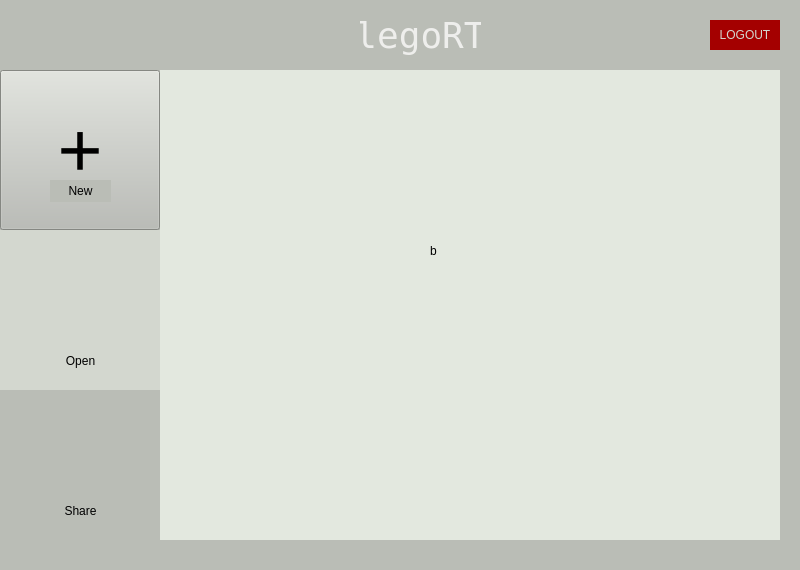
<?xml version="1.0" encoding="UTF-8"?>
<ui version="4.0">
 <class>HomeWindow</class>
 <widget class="QMainWindow" name="HomeWindow">
  <property name="geometry">
   <rect>
    <x>0</x>
    <y>0</y>
    <width>800</width>
    <height>570</height>
   </rect>
  </property>
  <property name="windowTitle">
   <string>MainWindow</string>
  </property>
  <property name="styleSheet">
   <string notr="true">background-color: rgb(186, 189, 182);</string>
  </property>
  <widget class="QWidget" name="centralwidget">
   <widget class="QWidget" name="widget" native="true">
    <property name="geometry">
     <rect>
      <x>160</x>
      <y>70</y>
      <width>620</width>
      <height>470</height>
     </rect>
    </property>
    <widget class="QStackedWidget" name="stackedWidget">
     <property name="geometry">
      <rect>
       <x>0</x>
       <y>0</y>
       <width>620</width>
       <height>470</height>
      </rect>
     </property>
     <property name="styleSheet">
      <string notr="true">background-color: rgb(227, 232, 223);</string>
     </property>
     <property name="currentIndex">
      <number>1</number>
     </property>
     <widget class="QWidget" name="pageNewFile">
      <widget class="QLabel" name="label">
       <property name="geometry">
        <rect>
         <x>290</x>
         <y>160</y>
         <width>67</width>
         <height>22</height>
        </rect>
       </property>
       <property name="text">
        <string>a</string>
       </property>
      </widget>
     </widget>
     <widget class="QWidget" name="pageOpeFile">
      <widget class="QLabel" name="label_2">
       <property name="geometry">
        <rect>
         <x>270</x>
         <y>170</y>
         <width>67</width>
         <height>22</height>
        </rect>
       </property>
       <property name="text">
        <string>b</string>
       </property>
      </widget>
     </widget>
     <widget class="QWidget" name="pageShareFile">
      <widget class="QLabel" name="label_3">
       <property name="geometry">
        <rect>
         <x>320</x>
         <y>200</y>
         <width>67</width>
         <height>22</height>
        </rect>
       </property>
       <property name="text">
        <string>c</string>
       </property>
      </widget>
     </widget>
    </widget>
   </widget>
   <widget class="QPushButton" name="newFile">
    <property name="geometry">
     <rect>
      <x>0</x>
      <y>70</y>
      <width>160</width>
      <height>160</height>
     </rect>
    </property>
    <property name="font">
     <font>
      <pointsize>58</pointsize>
     </font>
    </property>
    <property name="cursor">
     <cursorShape>PointingHandCursor</cursorShape>
    </property>
    <property name="styleSheet">
     <string notr="true">#newFile {
	color: rgb(0, 0, 0);
	background-color: rgb(186, 189, 182);
	border: transparent;;
}


#newFile:hover {
    border: 2px solid rgb(164, 0, 0);
}</string>
    </property>
    <property name="text">
     <string>+</string>
    </property>
    <property name="shortcut">
     <string>Ctrl+N</string>
    </property>
   </widget>
   <widget class="QPushButton" name="openFiles">
    <property name="geometry">
     <rect>
      <x>0</x>
      <y>230</y>
      <width>160</width>
      <height>160</height>
     </rect>
    </property>
    <property name="font">
     <font>
      <stylestrategy>PreferDefault</stylestrategy>
     </font>
    </property>
    <property name="cursor">
     <cursorShape>PointingHandCursor</cursorShape>
    </property>
    <property name="layoutDirection">
     <enum>Qt::LeftToRight</enum>
    </property>
    <property name="styleSheet">
     <string notr="true">#openFiles {
	background-color: rgb(211, 215, 207);
	border: transparent;;
}</string>
    </property>
    <property name="text">
     <string/>
    </property>
    <property name="icon">
     <iconset resource="textedit.qrc">
      <normaloff>:/images/open.png</normaloff>
      <normalon>:/images/open.png</normalon>
      <disabledoff>:/images/open.png</disabledoff>
      <disabledon>:/images/open.png</disabledon>:/images/open.png</iconset>
    </property>
    <property name="iconSize">
     <size>
      <width>45</width>
      <height>45</height>
     </size>
    </property>
    <property name="shortcut">
     <string>Ctrl+O</string>
    </property>
    <property name="checkable">
     <bool>false</bool>
    </property>
   </widget>
   <widget class="QLabel" name="labelName">
    <property name="geometry">
     <rect>
      <x>360</x>
      <y>10</y>
      <width>121</width>
      <height>51</height>
     </rect>
    </property>
    <property name="font">
     <font>
      <family>Inconsolata</family>
      <pointsize>27</pointsize>
      <weight>50</weight>
      <bold>false</bold>
     </font>
    </property>
    <property name="styleSheet">
     <string notr="true">image: url(:/pencil-edit-writer-art-512.png);
color: rgb(238, 238, 236);</string>
    </property>
    <property name="text">
     <string>legoRT</string>
    </property>
    <property name="alignment">
     <set>Qt::AlignCenter</set>
    </property>
   </widget>
   <widget class="QPushButton" name="sharedFiles">
    <property name="geometry">
     <rect>
      <x>0</x>
      <y>390</y>
      <width>160</width>
      <height>150</height>
     </rect>
    </property>
    <property name="font">
     <font>
      <pointsize>58</pointsize>
     </font>
    </property>
    <property name="cursor">
     <cursorShape>PointingHandCursor</cursorShape>
    </property>
    <property name="styleSheet">
     <string notr="true">#sharedFiles {
	
	background-color: rgb(186, 189, 182);
	
	border: transparent;
}


#sharedFiles:hover {
    border: 2px solid rgb(164, 0, 0);
}</string>
    </property>
    <property name="text">
     <string/>
    </property>
    <property name="icon">
     <iconset resource="textedit.qrc">
      <normaloff>:/images/share.png</normaloff>
      <normalon>:/images/share.png</normalon>
      <disabledoff>:/images/share.png</disabledoff>
      <disabledon>:/images/share.png</disabledon>
      <activeoff>:/images/share.png</activeoff>
      <activeon>:/images/share.png</activeon>
      <selectedoff>:/images/share.png</selectedoff>
      <selectedon>:/images/share.png</selectedon>:/images/share.png</iconset>
    </property>
    <property name="iconSize">
     <size>
      <width>55</width>
      <height>55</height>
     </size>
    </property>
    <property name="shortcut">
     <string>Ctrl+S</string>
    </property>
   </widget>
   <widget class="QLabel" name="labelShare">
    <property name="geometry">
     <rect>
      <x>50</x>
      <y>500</y>
      <width>61</width>
      <height>22</height>
     </rect>
    </property>
    <property name="text">
     <string>Share</string>
    </property>
    <property name="alignment">
     <set>Qt::AlignCenter</set>
    </property>
   </widget>
   <widget class="QLabel" name="labelOpen">
    <property name="geometry">
     <rect>
      <x>50</x>
      <y>350</y>
      <width>61</width>
      <height>22</height>
     </rect>
    </property>
    <property name="styleSheet">
     <string notr="true">background-color: rgb(211, 215, 207);</string>
    </property>
    <property name="text">
     <string>Open</string>
    </property>
    <property name="alignment">
     <set>Qt::AlignCenter</set>
    </property>
   </widget>
   <widget class="QLabel" name="labelNew">
    <property name="geometry">
     <rect>
      <x>50</x>
      <y>180</y>
      <width>61</width>
      <height>22</height>
     </rect>
    </property>
    <property name="text">
     <string>New</string>
    </property>
    <property name="alignment">
     <set>Qt::AlignCenter</set>
    </property>
   </widget>
   <widget class="QPushButton" name="pushButton">
    <property name="geometry">
     <rect>
      <x>710</x>
      <y>20</y>
      <width>70</width>
      <height>30</height>
     </rect>
    </property>
    <property name="cursor">
     <cursorShape>PointingHandCursor</cursorShape>
    </property>
    <property name="styleSheet">
     <string notr="true">background-color: rgb(164, 0, 0);
color: rgb(211, 215, 207);
border: transparent;</string>
    </property>
    <property name="text">
     <string>LOGOUT</string>
    </property>
   </widget>
  </widget>
 </widget>
 <resources>
  <include location="textedit.qrc"/>
 </resources>
 <connections/>
</ui>
